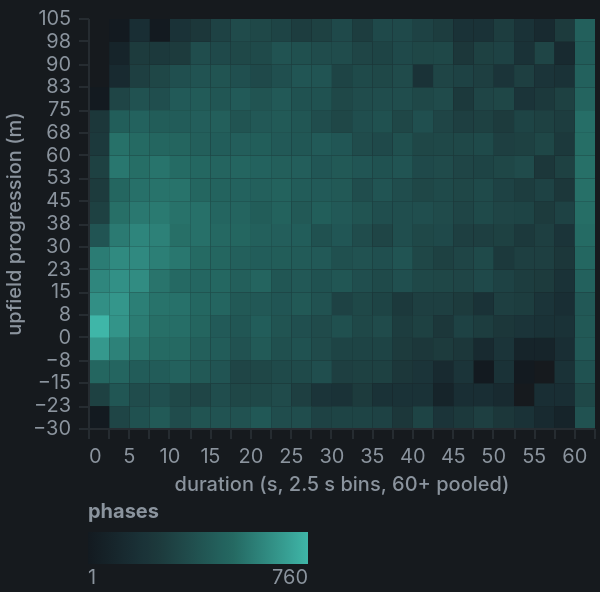

Express this chart as Vega-Lite.
### Vega-Lite specification from a JSON file in a GitHub repository (floating-point values rounded to 4 significant figures; data arrays with more than 128 entries replaced by an {"elided": "..."} marker saying what was removed)
{"config": {"background": "#161a1e", "font": "Inter, ui-sans-serif, system-ui, sans-serif", "view": {"stroke": "transparent", "continuousHeight": 200}, "padding": {"left": 2, "top": 4, "right": 2, "bottom": 2}, "title": {"color": "#e8eaec", "fontSize": 12, "fontWeight": 600, "anchor": "start", "subtitleColor": "#8b949e", "subtitleFontSize": 10.5, "offset": 8}, "axis": {"labelColor": "#8b949e", "titleColor": "#8b949e", "labelFontSize": 10, "titleFontSize": 10, "titleFontWeight": 500, "gridColor": "#262c31", "gridOpacity": 0.55, "domainColor": "#262c31", "tickColor": "#262c31", "labelFont": "Inter, ui-sans-serif, system-ui, sans-serif", "titleFont": "Inter, ui-sans-serif, system-ui, sans-serif", "labelPadding": 4}, "legend": {"labelColor": "#8b949e", "titleColor": "#8b949e", "labelFontSize": 10, "titleFontSize": 10, "symbolType": "square", "symbolSize": 70, "labelFont": "Inter, ui-sans-serif, system-ui, sans-serif", "titleFont": "Inter, ui-sans-serif, system-ui, sans-serif", "orient": "bottom", "direction": "horizontal", "columns": 4, "offset": 4}, "range": {"heatmap": ["#131a20", "#1d3b3d", "#256a63", "#3fb6a8"]}}, "data": {"name": "data-04b73ed66e0462c20313501aed5d159a"}, "mark": {"type": "rect"}, "encoding": {"color": {"field": "n", "legend": {"gradientLength": 110}, "scale": {"range": ["#131a20", "#1d3b3d", "#256a63", "#3fb6a8"], "type": "log"}, "title": "phases", "type": "quantitative"}, "tooltip": [{"field": "dur_bin", "title": "duration from (s)", "type": "quantitative"}, {"field": "prog_bin", "title": "progression from (m)", "type": "quantitative"}, {"field": "n", "format": ",", "title": "phases", "type": "quantitative"}], "x": {"bin": {"binned": true, "step": 2.5}, "field": "dur_bin", "title": "duration (s, 2.5 s bins, 60+ pooled)", "type": "quantitative"}, "x2": {"field": "dur2"}, "y": {"bin": {"binned": true, "step": 7.5}, "field": "prog_bin", "title": "upfield progression (m)", "type": "quantitative"}, "y2": {"field": "prog2"}}, "height": 205, "transform": [{"calculate": "datum.dur_bin + 2.5", "as": "dur2"}, {"calculate": "datum.prog_bin + 7.5", "as": "prog2"}], "width": "container", "$schema": "https://vega.github.io/schema/vega-lite/v6.4.1.json", "datasets": {"data-04b73ed66e0462c20313501aed5d159a": {"elided": "445 records"}}, "autosize": {"type": "fit-x", "contains": "padding", "resize": true}}
